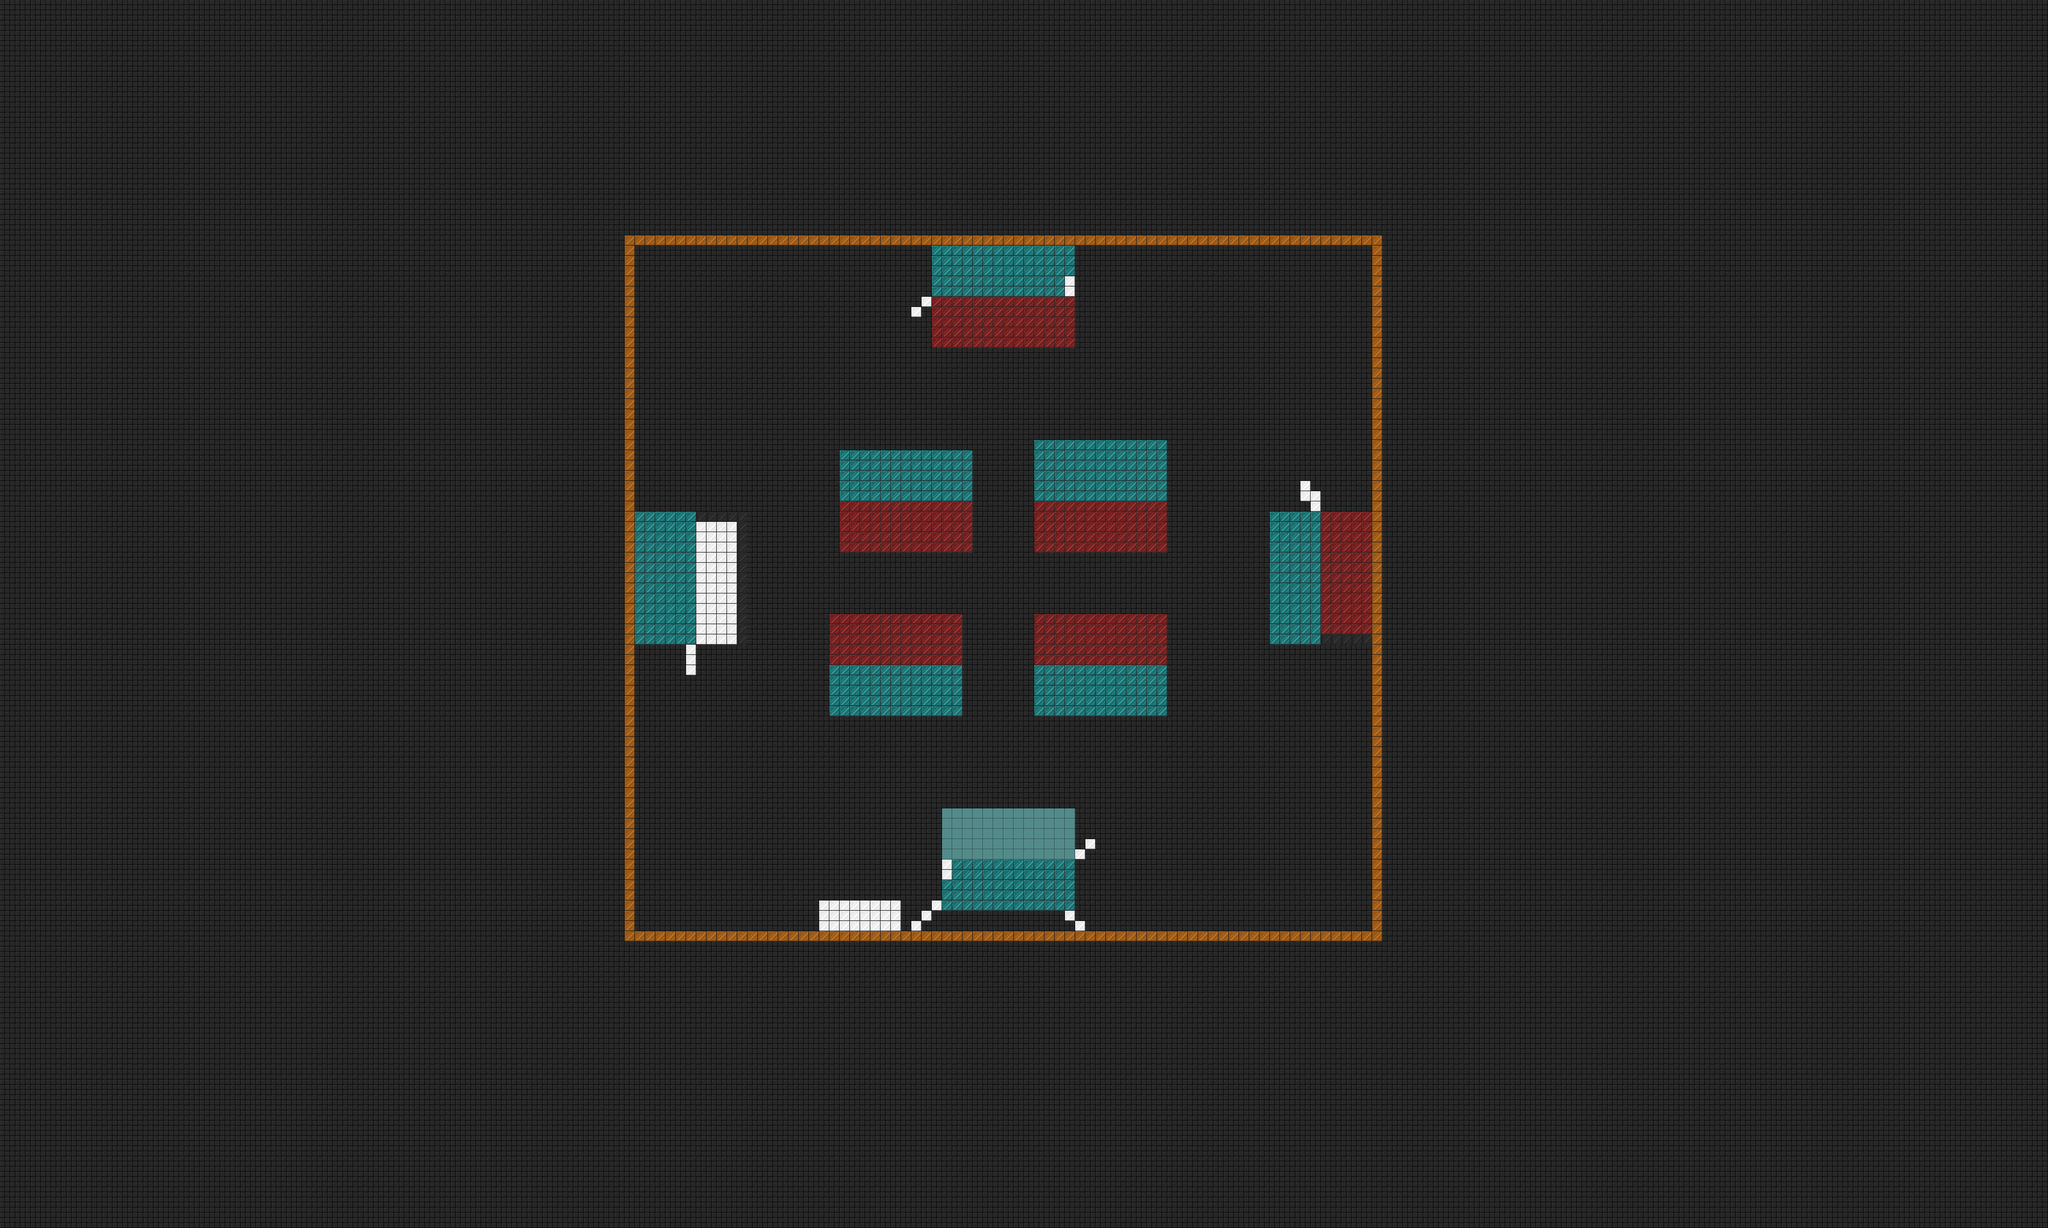

Rendered tile map (Tiled .tmx) drawn with the repository's tilesets; below, a short description and the map source with its tile grids summarised:
An orthogonal 200x120 tile map with 16x16 px tiles, 2 tile layers (base, hlm_textures), 2 tilesets and 32 objects (28x wall, 2x item, playerSpawn, botSpawn).

<map version="1.4" tiledversion="1.4.1" orientation="orthogonal" renderorder="right-down" width="200" height="120" tilewidth="16" tileheight="16" infinite="0" nextlayerid="8" nextobjectid="294">
 <tileset firstgid="1" name="shipment" tilewidth="16" tileheight="16" tilecount="8040" columns="120">
  <image source="../resource/img/textures/Spire Sheets/Texture Spirtes/shipment.png" width="1920" height="1080" />
 </tileset>
 <tileset firstgid="8041" name="Floor3" tilewidth="16" tileheight="16" tilecount="77" columns="7">
  <image source="../resource/img/textures/Spire Sheets/Texture Spirtes/Floor3.png" width="113" height="178" />
 </tileset>
 <layer id="3" name="base" width="200" height="120">
  <data>[24000 cells, 24000 non-empty, 8038 distinct tile ids]</data>
 </layer>
 <layer id="6" name="hlm_textures" width="200" height="120">
  <data>[24000 cells, 24000 non-empty, 7 distinct tile ids]</data>
 </layer>
 <objectgroup id="2" name="walls">
  <object id="1" name="wall" x="1456" y="462" width="224" height="82" />
  <object id="2" name="wall" x="1664" y="432" width="16" height="30" />
  <object id="15" name="wall" x="1616" y="688" width="209" height="176" />
  <object id="45" name="wall" x="1312" y="703" width="209" height="161" />
  <object id="46" name="wall" x="1615" y="960" width="209" height="160" />
  <object id="47" name="wall" x="1296" y="959" width="208" height="160" />
  <object id="62" name="wall" x="999" y="800" width="89" height="208" />
  <object id="65" name="wall" x="1151" y="800" width="17" height="208" />
  <object id="66" name="wall" x="1072" y="1008" width="16" height="48" />
  <object id="89" name="wall" x="1984" y="800" width="80" height="208" />
  <object id="90" name="wall" x="2064" y="991" width="75" height="17" />
  <object id="120" name="wall" x="1472" y="1264" width="208" height="79" />
  <object id="122" name="wall" x="1472" y="1343" width="15" height="32" />
  <object id="154" name="wall" x="904" y="369" width="95" height="1087" />
  <object id="155" name="wall" x="2139" y="369" width="106" height="1087" />
  <object id="157" name="wall" x="999" y="304" width="1140" height="85" />
  <object id="158" name="wall" x="1408" y="1423" width="256" height="33" />
  <object id="180" name="wall" x="1280" y="1408" width="128" height="48" />
  <object id="226" name="wall" x="976" y="1456" width="1181" height="161" />
  <object id="231" name="wall" x="1424" y="462" width="32" height="34" />
  <object id="279" name="wall" x="1680" y="1328" width="15" height="15" />
  <object id="280" name="wall" x="1456" y="1408" width="16" height="15" />
  <object id="281" name="wall" x="2032" y="752" width="16" height="32" />
  <object id="282" name="wall" x="2048" y="768" width="16" height="32" />
  <object id="283" name="wall" x="1088" y="800" width="63" height="15" />
  <object id="284" name="wall" x="1680" y="1440" width="16" height="16" />
  <object id="285" name="wall" x="1664" y="1423" width="16" height="17" />
  <object id="293" name="wall" x="1696" y="1312" width="15" height="15" />
 </objectgroup>
 <objectgroup id="4" name="spawns">
  <object id="272" name="playerSpawn" x="1058" y="1255" />
 </objectgroup>
 <objectgroup id="7" name="bot_spawns">
  <object id="288" name="botSpawn" x="2092" y="566" />
 </objectgroup>
 <objectgroup id="5" name="items">
  <object id="286" name="weapon_m4a1" type="item" x="1207" y="1287" />
  <object id="290" name="weapon_m4a1" type="item" x="2000" y="1279" />
 </objectgroup>
</map>
